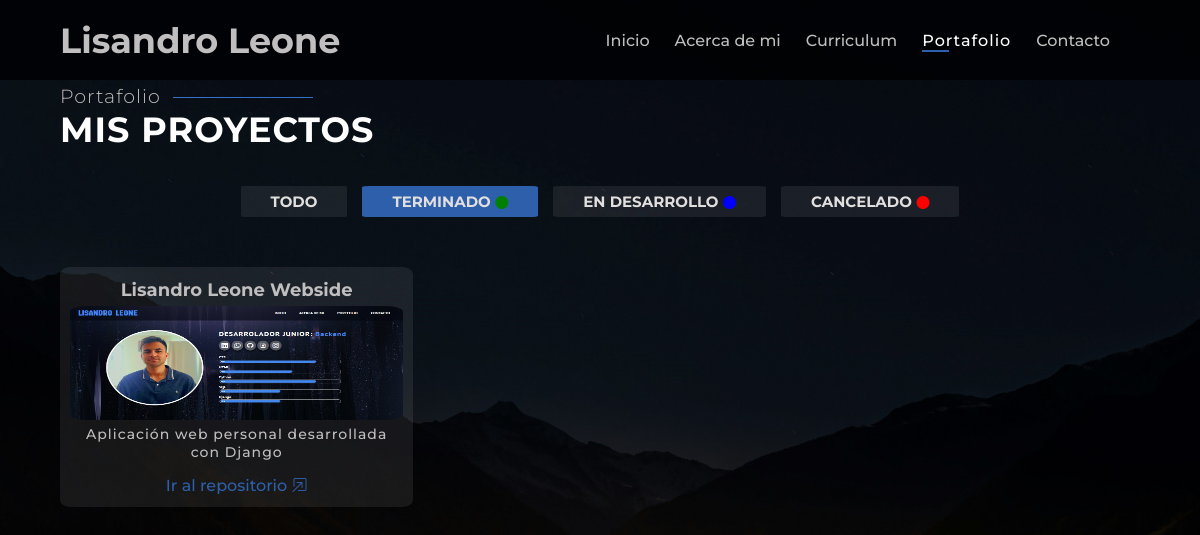
The page /portfolio/?estado=terminado on the database its author committed.
### portfolio/models.py (models this page shows, shortened)
class Proyectos(models.Model):
    ESTADO_CHOICES = [
        ('en_desarrollo', 'En Desarrollo'),
        ('terminado', 'Terminado'),
        ('pausado', 'Pausado'),
        ('cancelado', 'Cancelado'),
    ]
    nombre = models.CharField(max_length=200)
    descripcion = models.TextField()
    fecha_inicio = models.DateField()
    fecha_finalizacion = models.DateField(null=True, blank=True)
    imagen = models.ImageField(null=True,blank=True,upload_to='imgs')
    estado = models.CharField(max_length=20, choices=ESTADO_CHOICES, default='en_desarrollo')
    url = models.URLField(max_length=200,null=True,blank=True)
    class Meta:
        verbose_name = 'Proyecto'
        verbose_name_plural = 'Proyectos'

### portfolio/views.py (the view)
# urls.py: path('', proyectos_lista, name='proyectos_lista'),
def proyectos_lista(request):
    estado = request.GET.get('estado', None)
    if estado and estado in dict(Proyectos.ESTADO_CHOICES).keys():
        proyectos = Proyectos.objects.filter(estado=estado)
    else:
        proyectos = Proyectos.objects.all()
    return render(request, 'proyectos_lista.html', {'proyectos': proyectos})

### portfolio/templates/proyectos_lista.html
{% extends 'lisandro/base.html' %}
{% load static %}
{% block content %}
<section>
    <div class="titulos">
        <h2 class="titulo-secundario titulo-portfolio">Portafolio</h2>
        <h1 class="titulo-principal">Mis proyectos</h1>
    </div>
    <div class="filtros-container">
        <ul class="filtros-list">
            <li class="{% if not request.GET.estado %} active {% endif %}">
                <a class="filtros-option" href="{% url 'portfolio:proyectos_lista' %}">Todo</a>
            </li>
            <li class="{% if request.GET.estado == 'terminado' %} active {% endif %}">
                <a class="filtros-option" href="{% url 'portfolio:proyectos_lista' %}?estado=terminado">Terminado</a>
                <i class="bi bi-circle-fill" style="color: green; font-size: small;"></i>
            </li>
            <li class="{% if request.GET.estado == 'en_desarrollo' %} active {% endif %}">
                <a class="filtros-option" href="{% url 'portfolio:proyectos_lista' %}?estado=en_desarrollo">En desarrollo</a>
                <i class="bi bi-circle-fill" style="color: blue; font-size: small;"></i>
            </li>
            <li class="{% if request.GET.estado == 'cancelado' %} active {% endif %}">
                <a class="filtros-option" href="{% url 'portfolio:proyectos_lista' %}?estado=cancelado">Cancelado</a>
                <i class="bi bi-circle-fill" style="color: red; font-size: small;"></i>
            </li>
        </ul>
    </div>
    <div class="portafolio-container">
        {% for proyecto in proyectos %}
        <div class="portafolio-item">
            <div class="portafolio-wrap">
                <h4>{{ proyecto.nombre }}</h4>
                <img src="{{ proyecto.imagen.url }}" class="portafolio-img">
                <p class="parrafo">{{ proyecto.descripcion }}</p>
                <a href="{{proyecto.url}}">Ir al repositorio <i class="bi bi-box-arrow-in-up-right"></i></a>
            </div>
        </div>
        {% endfor %}
    </div>
</section>
{% endblock  %}

### lisandro/static/lisandro/css/styles.css (style rules this page uses)
body { box-sizing: border-box; background-color: transparent; margin: 0; background-image: url("../img/fondo3-d.jpg"); background-size: cover; background-position: center center; background-repeat: no-repeat; background-attachment: fixed; font-family: "Montserrat", sans-serif; font-weight: 700; font-style: normal; --color-principal: #fff; --color-secundario: #c0bebe; --color-terciario: #e2dfdf; --color-decoracion: rgb(45, 95, 170); --color-decoracion-2:rgb(54, 112, 201); --color-decoracion-3:rgb(32, 114, 236); }
* { box-sizing: border-box; }
body, header, nav, h1, div, ul, li, main, h1, h2, h3, h4, h5, h6, p, section { margin: 0; padding: 0; }
.titulo-principal { letter-spacing: 1px; font-size: 35px; text-transform: uppercase; margin-bottom: 10px; color: var(--color-principal); }
.titulo-secundario { display: inline-block; position: relative; margin-top: 5px; font-size: 19px; font-weight: 300; letter-spacing: 1px; transition-property: letter-spacing; transition-duration: 1s; color: var(--color-secundario); z-index: -1; }
.titulo-secundario::before { content: ''; position: absolute; width: 140px; height: 1px; background-color: var(--color-decoracion-2); top: 12px; left: 145px; transition: all 0.5s; }
section { width: 90vw; margin: auto; }
.titulo-portfolio::before { left: 113px; }
.filtros-container { width: 90dvw; margin-top: 35px; }
.filtros-list { display: flex; flex-direction: row; flex-wrap: wrap; justify-content: center; gap: 10px 15px; }
.filtros-list li { border-radius: 4%; list-style: none; padding: 6px 30px; background-color: rgba(255, 255, 255, 0.08); }
.filtros-list li.active { background-color: var(--color-decoracion); }
.filtros-list a { text-decoration: none; color: var(--color-terciario); text-transform: uppercase; font-size: 15px; }
.portafolio-container { margin-top: 50px; margin-bottom: 25px; display: grid; grid-template-columns: repeat(3, minmax(200px, 400px)); grid-template-rows: 240px; gap: 10px; }
.portafolio-item { background-color: rgba(255, 255, 255, 0.08); border-radius: 3%; }
.portafolio-wrap { display: flex; flex-direction: column; height: 100%; justify-content: center; transition: all .35s ease; text-align: center; gap: 5px; padding: 12px 10px; position: relative; color: var(--color-secundario); }
.portafolio-wrap::before, .portafolio-wrap::after { content: ''; height: 26px; width: 26px; position: absolute; transition: all .35s ease; opacity: 0; }
.portafolio-wrap::before { content: ''; right: 0; top: 0; border-top: 3px solid var(--color-principal); border-right: 3px solid var(--color-principal); transform: translate(-100%, 50%); }
.portafolio-wrap:after { content: ''; left: 0; bottom: 0; border-bottom: 3px solid var(--color-principal); border-left: 3px solid var(--color-principal); transform: translate(100%, -50%) }
.portafolio-img { overflow: hidden; border-radius: 5%; max-width: 100%; }
.portafolio-wrap p { font-size: 14px; font-weight: 500; letter-spacing: 1px; }
.portafolio-wrap a { text-decoration: none; font-weight: 500; font-size: 16px; color: var(--color-decoracion); transition: color 1s ease; margin-top: 10px; }
.portafolio-wrap h4 { font-size: 18px; }

### rows shown on the page
Proyectos: nombre "Lisandro Leone Webside", imagen (picture), descripcion "Aplicación web personal desarrollada con Django"
